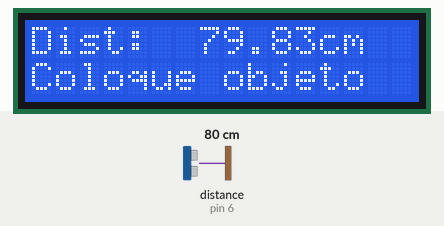
The sketch below on a simulated Arduino Uno, built with avr-gcc and run on an emulated ATmega328P. On the bench: 16×2 character LCD. Wiring (inferred from the names in the program): ultrasonic range finder: trigger pin 7; echo pin 6. Inputs (shaded band) come from the test bench; at power-on: distance to the obstacle (sensor on pin 6) 80 cm. The echo pulse lasts 58.3 µs per cm; what the sketch prints to the serial monitor is not drawn.

Above: at 1.2 s.
1.3 s: distance to the obstacle (sensor on pin 6) set to 2 cm
At 1.8 s:
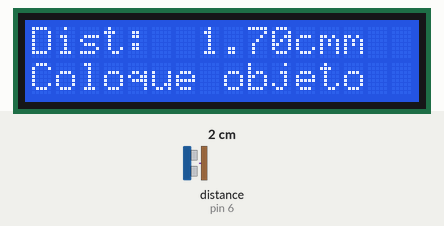
3.0 s: distance to the obstacle (sensor on pin 6) set to 120 cm
At 4.3 s:
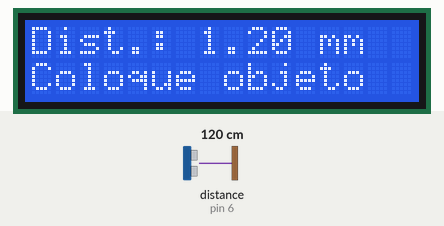
4.6 s: distance to the obstacle (sensor on pin 6) set to 104 cm
At 5.2 s:
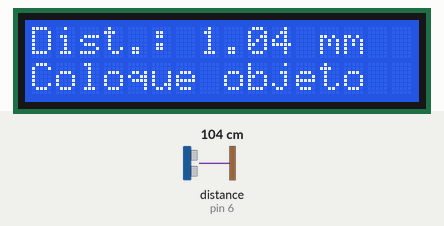
6.2 s: distance to the obstacle (sensor on pin 6) set to 97 cm
At 7.8 s:
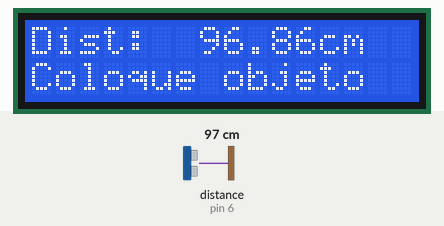
Timing chart, 0 to 8.9 s (numbered marks = the images above; inputs shaded):
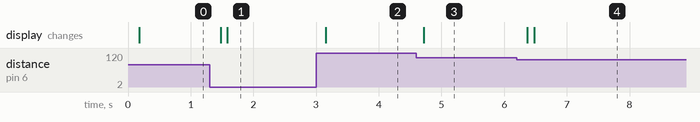

Measured:
- the behaviour switches between 101 and 100 cm on distance to the obstacle (sensor on pin 6) (found by bisection; images 3 and 4)
- after the input at 1.3 s, the display: first changes after 0.18 s (image 1 shows a later state)
- after the input at 3.0 s, the display: changes after 0.15 s (image 2)
- after the input at 4.6 s, the display: changes after 0.11 s (image 3)
- after the input at 6.2 s, the display: first changes after 0.17 s (image 4 shows a later state)

The sketch:

sensor_ultrasonico_HC_SR04_y_LCD.ino
```cpp
#include <LiquidCrystal.h>;
LiquidCrystal lcd(13, 12, 11, 10, 9, 8);

int trig=7, echo=6;

float t, d; //t=Tiempo	d=Distancia

void setup()
{
  pinMode(trig, OUTPUT);
  pinMode(echo, INPUT);
  Serial.begin(9600);

  lcd.begin(16, 2); //Iniciazlizacion de la pantalla LCD
  lcd.clear();
  lcd.setCursor(0,0);
  lcd.print("Dist");
  lcd.setCursor(0,1);
  lcd.print("Coloque objeto");
}

void loop()
{
  /* El sensor ultrasónico funciona por medio de pulsos
que envía al objeto a medir, y la distancia es proporcional
a la duración del pulso, por lo tanto usaremos la ecuación física d=v*t
*/
  digitalWrite(trig, HIGH);	// Establecemos el valor del pin HIGH(5V)
  delayMicroseconds(1000);  // Espera un segundo
  digitalWrite(trig, LOW);	// Valor del pin LOW(0V)

  d = pulseIn(echo, HIGH); //Para leer cuando Echo sea HIGH
  d = (d/ 2) / 29.1; //Ecuación
  delay(100);
  // Este sensor es capaz de detectar hasta 5 mts.
	if (d < 500) {// Le damos instrucción para que si es menor de 5 mts continúe
  		if (d < 100) {//Si es menor de 1 m, desplegara la información en cm.
          //Para imprimirlo en el serial monitor:
          Serial.print("Distancia: ");

      Serial.println(d);
        //Para imprimirlo en el LCD:
      lcd.setCursor(0,0);
      lcd.print("Dist: ");
      lcd.setCursor(7,0);
      lcd.print(d);
  	  lcd.print("cm");
	}

    if (d >= 100){ //Si es mayor a 1 m, lo despliega en mts.
      Serial.print("Distancia: ");
      Serial.print(d);
      Serial.println(" cm");
      //En el LCD
      lcd.setCursor(0,0);
      lcd.print("Dist.: ");
      lcd.setCursor(7,0);
      lcd.print(d/100);
      lcd.print(" m");
    }
  } else {//Si es mayor 5mts, especifique que el objeto esta fuera de rango
    Serial.print("FUERA DE RANGO");
    lcd.setCursor(0,0);
    lcd.print(" FUERA DE RANGO ");
  }
}
```
